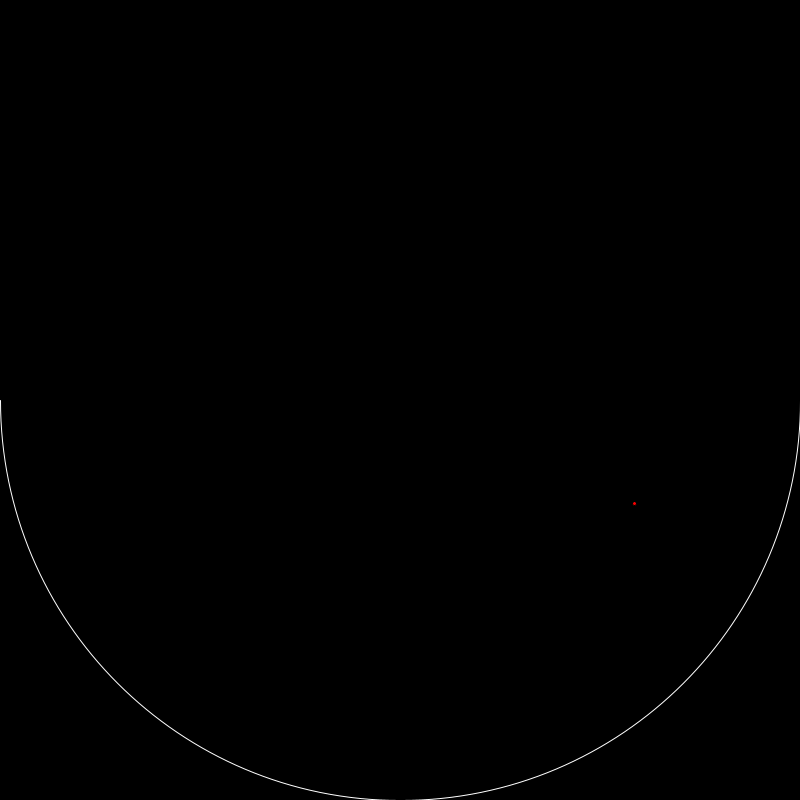
Frame 1 (no input)
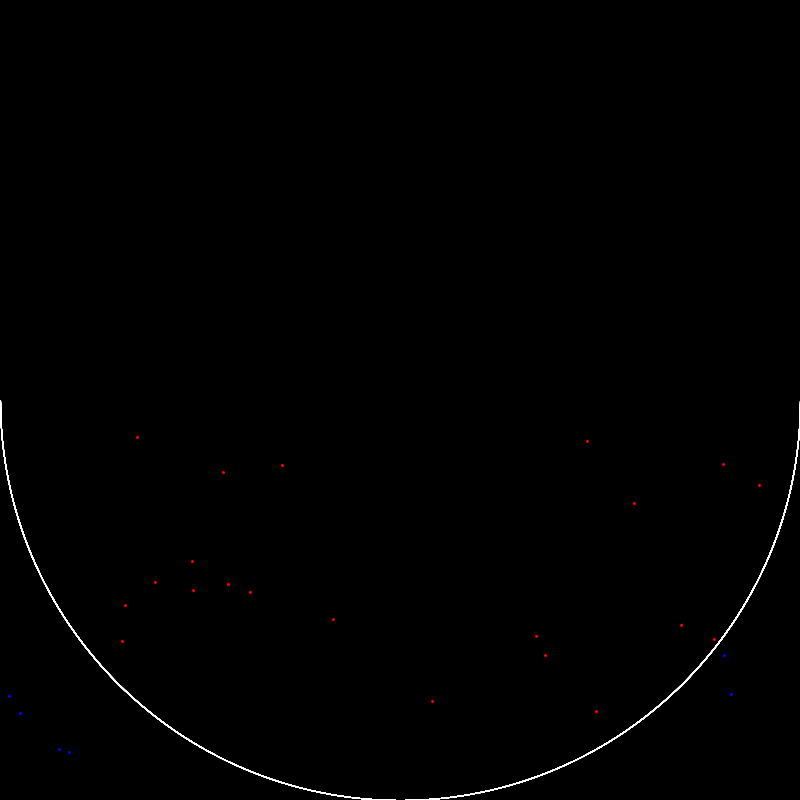
Frame 60 (the mouse pressed at the canvas centre just before this capture)
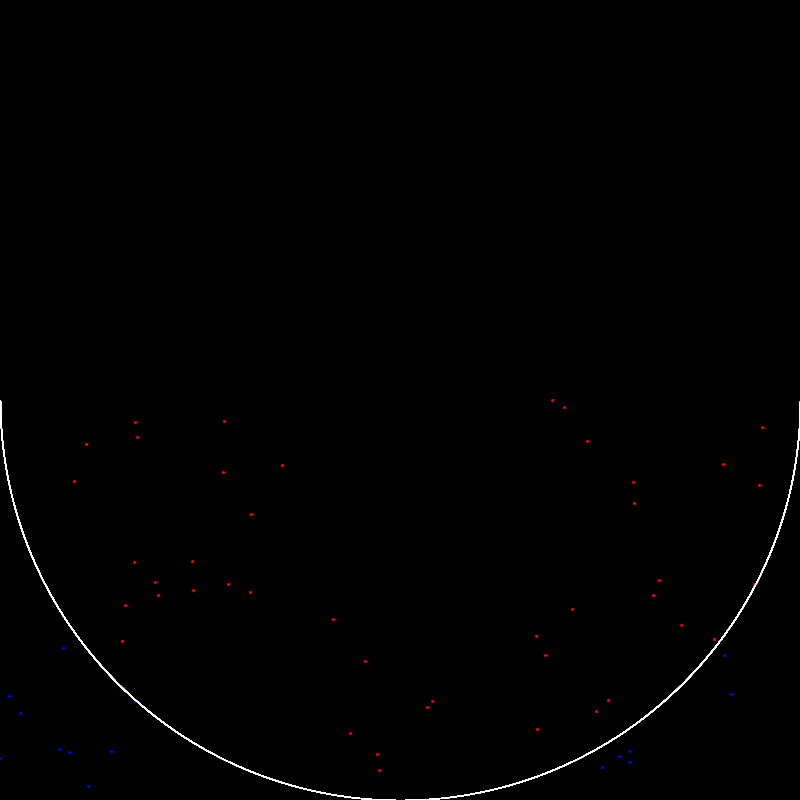
Frame 120 (the mouse held since frame 60 and released just before this capture)

The Processing sketch that drew these frames (run headless with seeded random() and noise(); from frame 60 on, the mouse is pressed at the canvas centre):

// Processing sketch: MonteCarlo2
// ── MonteCarlo2.pde
int insidecount = 0;
int totalCount = 0;
float x, y;
void setup() {
  size(800,800);
  background(0);
}
void draw() {
    translate(width/2, height/2);
    
    x = random(-width, width);
    y = random(height/2);
    stroke(0);
    if (abs(dist(0,0,x, y)) <= width/2) {
      insidecount++;
      fill(255, 0, 0);
    } else {
      fill(0, 0, 255);
  }
    ellipse(x, y, 4, 4); 
    totalCount++;
    
  noFill();
  //fill(255);
  stroke(255, 255, 255);
  arc(0, 0, 800, 800,    0, TWO_PI/2);
  //modify below code
  println(insidecount/totalCount);
}
